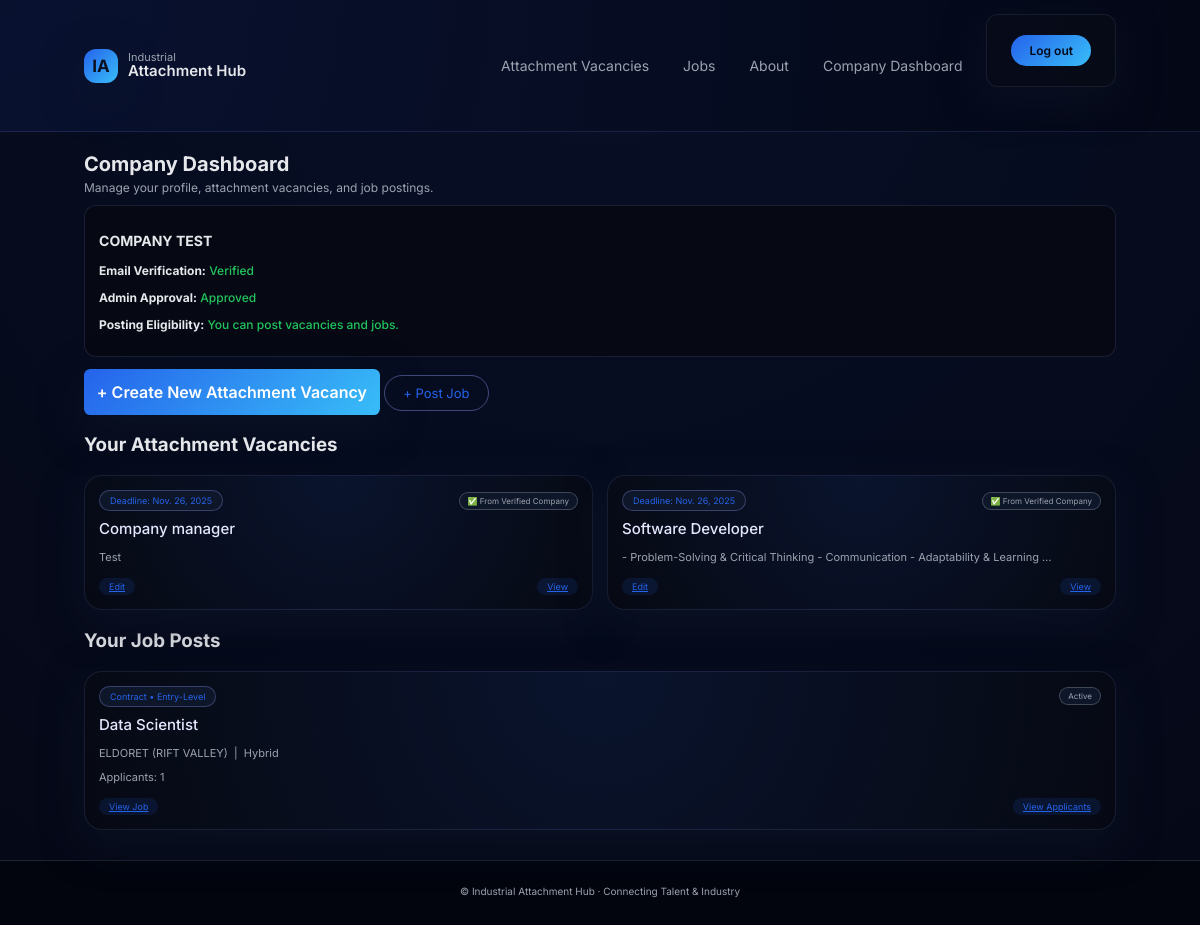
/company/dashboard/ (signed in), run on the app's committed database.
### hub/models.py (models this page shows, shortened)
class CompanyProfile(models.Model):
    user = models.OneToOneField(settings.AUTH_USER_MODEL, on_delete=models.CASCADE, related_name='company_profile')
    name = models.CharField(max_length=255)
    registration_number = models.CharField(max_length=100, unique=True)
    industry = models.CharField(max_length=255)
    location = models.CharField(max_length=255)
    region = models.CharField(max_length=255, blank=True, help_text="Region or county where the company is based.")
    map_embed_url = models.URLField(
        blank=True,
        help_text="Optional: Google Maps embed URL to show your exact location."
    )
    contact_person = models.CharField(max_length=255)
    official_email = models.EmailField()
    phone_number = models.CharField(max_length=50, blank=True)
    website = models.URLField(blank=True)
    logo = models.ImageField(upload_to='logos/', blank=True, null=True)
    email_verified = models.BooleanField(default=False)
    admin_approved = models.BooleanField(default=False)
    is_verified_company = models.BooleanField(default=False)
    created_at = models.DateTimeField(auto_now_add=True)
    @property
    def can_post(self):
        return self.email_verified and self.admin_approved

class Vacancy(models.Model):
    company = models.ForeignKey(CompanyProfile, on_delete=models.CASCADE, related_name='vacancies')
    title = models.CharField(max_length=255)
    department = models.CharField(max_length=255)
    location = models.CharField(max_length=255)
    duration = models.CharField(max_length=255, help_text="e.g. 3 months, Jan - April")
    required_skills = models.TextField()
    requirements = models.TextField(help_text="List all application requirements.")
    application_method = models.CharField(
        max_length=255,
        help_text="e.g. Send CV to hr@example.com or apply via company portal URL."
    )
    application_link = models.URLField(
        blank=True,
        help_text="Optional external portal link."
    )
    positions_available = models.PositiveIntegerField(default=1, help_text="Number of attachment slots available.")
    start_date = models.DateField(null=True, blank=True, help_text="Preferred attachment start date.")
    region = models.CharField(
        max_length=255,
        blank=True,
        help_text="Region for this vacancy (if different from company HQ)."
    )
    created_at = models.DateTimeField(auto_now_add=True)
    deadline = models.DateField()
    is_verified_vacancy = models.BooleanField(default=False)
    is_active = models.BooleanField(default=True)
    class Meta:
        ordering = ['-created_at']
        indexes = [
            models.Index(fields=['deadline']),
            models.Index(fields=['title']),
        ]
    @property
    def verification_badge(self):
        if self.is_verified_vacancy:
            return "✅ Verified Vacancy"
        if self.company.is_verified_company:
            return "✅ From Verified Company"
        if self.company.admin_approved:
            return "ℹ️ Posted by Approved Company"
        return "⚠️ Not Verified"

class JobPost(models.Model):
    JOB_TYPE_CHOICES = (
        ('FULL_TIME', 'Full-time'),
        ('PART_TIME', 'Part-time'),
        ('CONTRACT', 'Contract'),
        ('FREELANCE', 'Freelance'),
        ('INTERN', 'Internship'),
    )
    EXPERIENCE_LEVEL_CHOICES = (
        ('ENTRY', 'Entry-Level'),
        ('MID', 'Mid-Level'),
        ('SENIOR', 'Senior'),
        ('EXEC', 'Executive'),
    )
    WORK_LOCATION_CHOICES = (
        ('ONSITE', 'Onsite'),
        ('REMOTE', 'Remote'),
        ('HYBRID', 'Hybrid'),
    )
    CURRENCIES = (('KES','KES'),('USD','USD'),('EUR','EUR'),('GBP','GBP'))
    company = models.ForeignKey(CompanyProfile, on_delete=models.CASCADE, related_name='job_posts')
    title = models.CharField(max_length=255)
    department = models.CharField(max_length=255, blank=True)
    location = models.CharField(max_length=255, help_text="City or town")
    region = models.CharField(max_length=255, blank=True)
    work_location_type = models.CharField(max_length=10, choices=WORK_LOCATION_CHOICES, default='ONSITE')
    job_type = models.CharField(max_length=12, choices=JOB_TYPE_CHOICES, default='FULL_TIME')
    experience_level = models.CharField(max_length=6, choices=EXPERIENCE_LEVEL_CHOICES, default='ENTRY')
    salary_min = models.DecimalField(max_digits=12, decimal_places=2, null=True, blank=True, validators=[MinValueValidator(Decimal('0'))])
    salary_max = models.DecimalField(max_digits=12, decimal_places=2, null=True, blank=True, validators=[MinValueValidator(Decimal('0'))])
    currency = models.CharField(max_length=3, choices=CURRENCIES, default='KES')
    responsibilities = models.TextField(help_text="5–10 bullet points", blank=True)
    benefits = models.TextField(blank=True)
    application_deadline = models.DateField(null=True, blank=True, help_text='Optional; can be longer than 14 days or left blank for open until filled')
    easy_apply = models.BooleanField(default=True)
    standard_apply = models.BooleanField(default=False)
    is_active = models.BooleanField(default=True)
    created_at = models.DateTimeField(auto_now_add=True)
    class Meta:
        ordering = ['-created_at']
        indexes = [
            models.Index(fields=['title']),
            models.Index(fields=['experience_level']),
            models.Index(fields=['job_type']),
        ]

### hub/views.py (the view)
# urls.py: path("company/dashboard/", views.company_dashboard, name="company_dashboard"),
@login_required
@user_passes_test(is_verified_company_user)
def company_dashboard(request):
    company = request.user.company_profile
    vacancies = company.vacancies.all()
    jobs = company.job_posts.all()  # <-- add this
    return render(request, "hub/company_dashboard.html", {
        "company": company,
        "vacancies": vacancies,
        "jobs": jobs,  # <-- and pass it
    })

### hub/models.py (called while the page is built)
    def is_company(self):
        return self.role == 'COMPANY'

### hub/views.py (called while the page is built)
def is_verified_company_user(user):
    if not user.is_authenticated:
        return False
    if not getattr(user, 'is_company', lambda: False)():
        return False
    try:
        return user.company_profile.can_post
    except CompanyProfile.DoesNotExist:
        return False

### hub/templates/hub/company_dashboard.html
{% extends "hub/base.html" %}
{% block content %}
<section class="section">
    <div class="dashboard-header">
        <h2>Company Dashboard</h2>
        <p>Manage your profile, attachment vacancies, and job postings.</p>
    </div>
    <div class="company-status">
        <h3>{{ company.name }}</h3>
        <p>
            <strong>Email Verification:</strong>
            {% if company.email_verified %}
                <span class="status-ok">Verified</span>
            {% else %}
                <span class="status-bad">Pending</span>
            {% endif %}
        </p>
        <p>
            <strong>Admin Approval:</strong>
            {% if company.admin_approved %}
                <span class="status-ok">Approved</span>
            {% else %}
                <span class="status-bad">Pending</span>
            {% endif %}
        </p>
        <p>
            <strong>Posting Eligibility:</strong>
            {% if company.can_post %}
                <span class="status-ok">You can post vacancies and jobs.</span>
            {% else %}
                <span class="status-bad">
                    Complete email verification and await admin approval to start posting.
                </span>
            {% endif %}
        </p>
    </div>
    {% if company.can_post %}
        <div class="dashboard-actions">
            <a href="{% url 'hub:vacancy_create' %}" class="btn-primary">+ Create New Attachment Vacancy</a>
            <a href="{% url 'hub:job_create' %}" class="btn-ghost">+ Post Job</a>
        </div>
    {% endif %}
    <h3>Your Attachment Vacancies</h3>
    <div class="vacancy-grid dashboard-grid">
        {% for v in vacancies %}
            <div class="vacancy-card">
                <div class="vacancy-badge-row">
                    <span class="badge-pill">Deadline: {{ v.deadline }}</span>
                    <span class="badge-status">{{ v.verification_badge }}</span>
                </div>
                <h4 class="vacancy-title">{{ v.title }}</h4>
                <p class="vacancy-snippet">{{ v.required_skills|truncatechars:90 }}</p>
                <div class="vacancy-footer">
                    <a href="{% url 'hub:vacancy_edit' v.pk %}" class="pill small">Edit</a>
                    <a href="{% url 'hub:vacancy_detail' v.pk %}" class="pill small">View</a>
                </div>
            </div>
        {% empty %}
            <p class="empty-state">No vacancies yet. Start by creating your first opportunity.</p>
        {% endfor %}
    </div>
    <h3 class="mt-4">Your Job Posts</h3>
    {% if jobs %}
        <div class="vacancy-grid dashboard-grid">
            {% for job in jobs %}
                <div class="vacancy-card">
                    <div class="vacancy-badge-row">
                        <span class="badge-pill">
                            {{ job.get_job_type_display }} • {{ job.get_experience_level_display }}
                        </span>
                        <span class="badge-status">
                            {% if job.is_active %}Active{% else %}Inactive{% endif %}
                        </span>
                    </div>
                    <h4 class="vacancy-title">{{ job.title }}</h4>
                    <p class="vacancy-snippet">
                        {{ job.location }}{% if job.region %} ({{ job.region }}){% endif %}
                        &nbsp;|&nbsp; {{ job.get_work_location_type_display }}
                    </p>
                    <p class="vacancy-snippet">
                        Applicants: {{ job.applications.count }}
                    </p>
                    <div class="vacancy-footer">
                        <a href="{% url 'hub:job_detail' job.pk %}" class="pill small">View Job</a>
                        <a href="{% url 'hub:company_job_applicants' job.pk %}" class="pill small">
                            View Applicants
                        </a>
                    </div>
                </div>
            {% endfor %}
        </div>
    {% else %}
        <p class="empty-state">No job posts yet. Use "Post Job" above to create one.</p>
    {% endif %}
</section>
{% endblock %}

### static/hub/css/style.css (style rules this page uses)
:root { --bg: #050816; --bg-elevated: #0b1020; --accent: #2563eb; --accent-soft: rgba(37, 99, 235, 0.12); --accent-gradient: linear-gradient(135deg, #2563eb, #38bdf8); --text: #e5e7eb; --muted: #9ca3af; --danger: #f97373; --ok: #22c55e; --radius-lg: 18px; --radius-md: 12px; --radius-pill: 999px; --shadow-soft: 0 14px 40px rgba(15, 23, 42, 0.55); --shadow-hover: 0 20px 55px rgba(15, 23, 42, 0.85); --transition-fast: 0.2s ease; --transition-med: 0.35s cubic-bezier(.33,.02,.11,.99); --border-subtle: 1px solid rgba(148, 163, 253, 0.14); --font-main: 'Inter', system-ui, -apple-system, BlinkMacSystemFont, sans-serif; }
*, *::before, *::after { box-sizing: border-box; }
body { margin: 0; padding: 0; font-family: var(--font-main); background: radial-gradient(circle at top, rgba(37,99,235,0.08), transparent), var(--bg); color: var(--text); -webkit-font-smoothing: antialiased; }
.btn-primary, .btn-ghost { padding: 9px 18px; border-radius: var(--radius-pill); font-size: 13px; border: none; cursor: pointer; text-decoration: none; display: inline-flex; align-items: center; gap: 6px; transition: all var(--transition-med); }
.btn-primary { background: var(--accent-gradient); color: #020817; font-weight: 600; box-shadow: var(--shadow-soft); }
.btn-ghost { background: transparent; color: var(--accent); border: 1px solid rgba(148, 163, 253, 0.4); }
.section { margin-top: 10px; }
.vacancy-grid { display: grid; grid-template-columns: repeat(auto-fit, minmax(230px, 1fr)); gap: 14px; margin-top: 6px; }
.vacancy-card { position: relative; display: flex; flex-direction: column; gap: 6px; padding: 14px; border-radius: var(--radius-lg); background: radial-gradient(circle at top, rgba(37,99,235,0.12), transparent), rgba(7, 10, 20, 0.98); border: 1px solid rgba(148, 163, 253, 0.12); box-shadow: var(--shadow-soft); text-decoration: none; color: var(--text); transition: all var(--transition-med); overflow: hidden; }
.vacancy-card::before { content: ""; position: absolute; inset: -40%; background: radial-gradient(circle at top, rgba(37, 99, 235, 0.06), transparent), radial-gradient(circle at bottom, rgba(56, 189, 248, 0.04), transparent); opacity: 0; transition: opacity var(--transition-med); pointer-events: none; }
.vacancy-badge-row { display: flex; justify-content: space-between; align-items: center; gap: 6px; font-size: 9px; }
.badge-pill { padding: 4px 10px; border-radius: var(--radius-pill); background: rgba(15,23,42,0.98); border: 1px solid rgba(148, 163, 253, 0.3); color: var(--accent); white-space: nowrap; overflow: hidden; text-overflow: ellipsis; }
.badge-status { padding: 3px 8px; border-radius: var(--radius-pill); background: rgba(15,23,42,0.98); border: 1px solid rgba(75,85,99,0.8); color: var(--muted); font-size: 8px; max-width: 130px; text-align: right; white-space: nowrap; overflow: hidden; text-overflow: ellipsis; }
.vacancy-title { font-size: 15px; margin: 2px 0; font-weight: 500; color: #e5e7ff; }
.vacancy-snippet { font-size: 11px; color: var(--muted); margin: 4px 0 0; }
.vacancy-footer { margin-top: 8px; display: flex; justify-content: space-between; align-items: center; font-size: 9px; color: var(--accent); }
.vacancy-footer .pill.small { background: var(--accent-soft); color: var(--accent); padding: 3px 10px; border-radius: var(--radius-pill); font-size: 9px; }
.dashboard-header h2 { margin: 0 0 4px; font-size: 20px; }
.dashboard-header p { margin: 0 0 10px; font-size: 12px; color: var(--muted); }
.company-status { padding: 12px 14px; border-radius: var(--radius-md); background: rgba(7, 10, 20, 0.98); border: var(--border-subtle); margin-bottom: 12px; font-size: 12px; }
.status-ok { color: var(--ok); font-weight: 500; }
.dashboard-actions { margin-bottom: 10px; }
.dashboard-grid .vacancy-card { cursor: default; }
.btn-primary { background-color: #2684ff; color: #fff; border: none; padding: 0.8rem; font-size: 1rem; border-radius: 0.4rem; cursor: pointer; transition: 0.2s; }

### data on the page
CompanyProfile: name "COMPANY TEST"
Vacancy: deadline "Nov. 26, 2025", verification_badge "✅ From Verified Company", title "Company manager", required_skills "Test"
Vacancy: deadline "Nov. 26, 2025", verification_badge "✅ From Verified Company", title "Software Developer", required_skills "- Problem-Solving & Critical Thinking - Communication - Adaptability & Learning …"
JobPost: job_type "Contract", experience_level "Entry-Level", is_active "Active", title "Data Scientist", location "ELDORET", region "RIFT VALLEY", work_location_type "Hybrid", applications.count "1"
